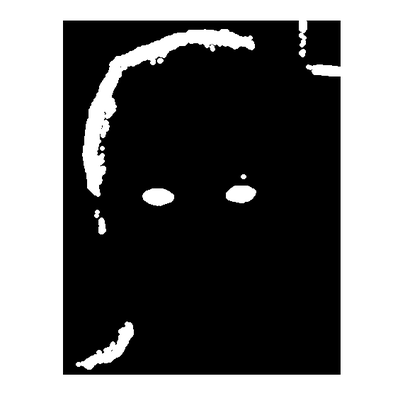
%> input picture images/eyemap.png, 405 x 420 px, shrunk from 572 x 593 before the run
$ octave --eval "result = faceMask(imread('images/eyemap.png'));"   (GNU Octave 9; MATLAB toolbox functions it lacks are replaced by stand-ins)
%> lines starting %> are read from the running program, lines starting %| are printed output that depends on the picture; in (x1, y1, x2, y2) boxes, pixels count from 0 and x2, y2 are one past the last pixel; in counts of white or black regions, pixels touching at a corner belong together; the program's own positions count from 1
function [mask] = faceMask(rgbImage)
    HSV = rgb2hsv(rgbImage);
%> HSV: size 420x405x3 double; mean H, S, V 0, 0, 0.463
%     figure, imshow(HSV)
    H = HSV(:,:,1);
%> H: size 420x405 double; every value is 0
    YCBCR = rgb2ycbcr(rgbImage);
%> YCBCR: size 420x405x3 uint8; mean of channels 1, 2, 3 117.4, 128, 128
%     figure, imshow(YCBCR)
    Cb = YCBCR(:,:,2);
%> Cb: size 420x405 uint8; every value is 128

    for i = 1:length(rgbImage(:,1,1))
        for j = 1:length(rgbImage(1,:,1))
           R = rgbImage(i,j,1);
           G = rgbImage(i,j,2);
           B = rgbImage(i,j,3);

           if ( H(i,j) < 0.85 && H(i,j) > 0.09)
               rgbImage(i,j,1) = 0;
               rgbImage(i,j,2) = 0;
               rgbImage(i,j,3) = 0;
           end

           if ( Cb(i,j) > 130 && Cb(i,j) < 100)
               rgbImage(i,j,1) = 0;
               rgbImage(i,j,2) = 0;
               rgbImage(i,j,3) = 0;
           end

        end
    end
%> rgbImage is the input picture: size 420x405x3 uint8; mean H, S, V 118.1, 118.1, 118.1

    rgbImage = imbinarize(im2double(rgbImage(:,:,1)));
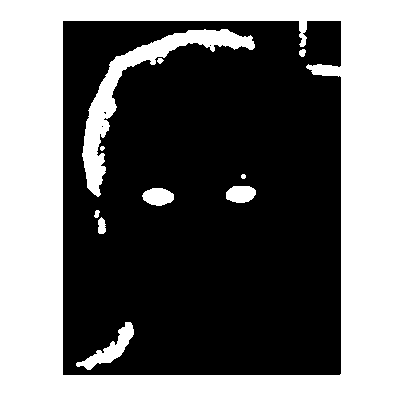
%> rgbImage: size 420x405 logical; 46.2% white; 11 white regions (1 under 20 px), largest, box (x1, y1, x2, y2) and area: (0, 0, 405, 420) 72182, (82, 29, 255, 197) 4517, (76, 322, 134, 370) 847

    % Clean the image
    rgbImage = imerode(rgbImage,strel('disk',2));
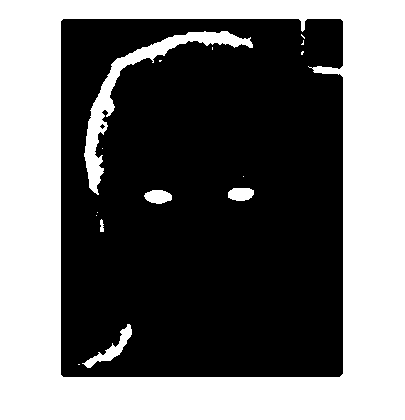
%> rgbImage: size 420x405 logical; 43.4% white; 16 white regions (10 under 20 px), largest, box (x1, y1, x2, y2) and area: (0, 0, 405, 420) 69419, (84, 31, 253, 195) 3292, (82, 324, 132, 368) 528, (144, 190, 172, 204) 297, (228, 188, 254, 201) 283, (100, 219, 104, 232) 41
    rgbImage = imerode(rgbImage,strel('disk',1));
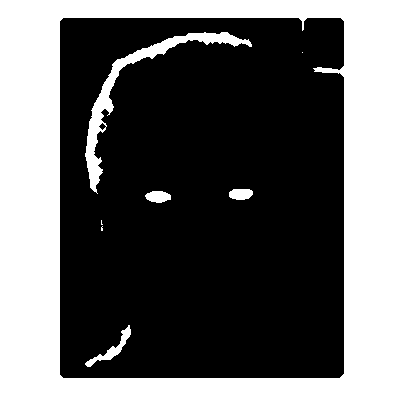
%> rgbImage: size 420x405 logical; 42.1% white; 8 white regions (3 under 20 px), largest, box (x1, y1, x2, y2) and area: (0, 0, 405, 420) 68075, (85, 32, 252, 194) 2702, (85, 325, 131, 367) 395, (145, 191, 171, 203) 236, (229, 189, 253, 200) 223
    rgbImage = imdilate(rgbImage,strel('disk',8));
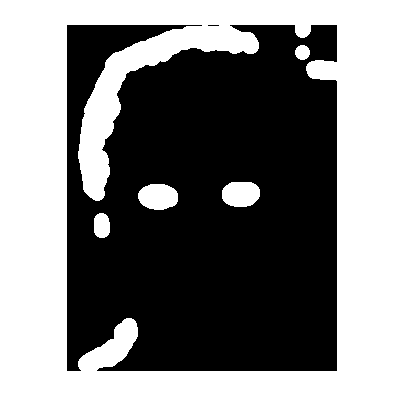
%> rgbImage: size 420x405 logical; 51.9% white; 2 black regions (1 under 20 px), largest, box (x1, y1, x2, y2) and area: (67, 25, 337, 371) 81772

    rgbImage = imfill(double(rgbImage));
%> rgbImage: size 420x405 double; every value is 1

    rgbImage = imdilate(rgbImage,strel('disk',8));

    rgbImage = imfill(double(rgbImage));

    rgbImage = imerode(rgbImage,strel('disk',10));

    mask = imerode(rgbImage,strel('disk',5));
end

$ run again, on images/inbild.png
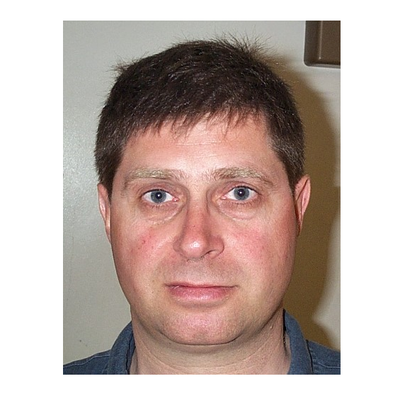
%> input picture images/inbild.png, 405 x 420 px, shrunk from 572 x 593 before the run
%> HSV: size 420x405x3 double; mean H, S, V 0.0723, 0.167, 0.765
%> YCBCR: size 420x405x3 uint8; mean of channels 1, 2, 3 172.7, 122.9, 135.4
%> in faceMask, `Cb = YCBCR(:,:,2);`:
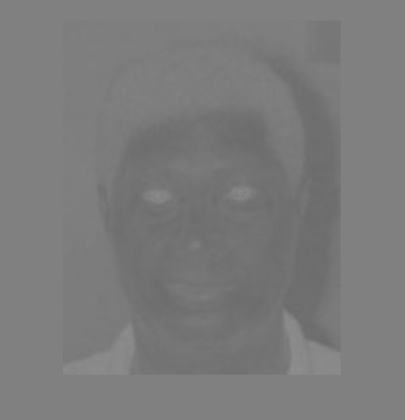
%> Cb: size 420x405 uint8; min 107, max 142, mean 122.9
%> in faceMask, `rgbImage = imdilate(rgbImage,strel('disk',8));`:
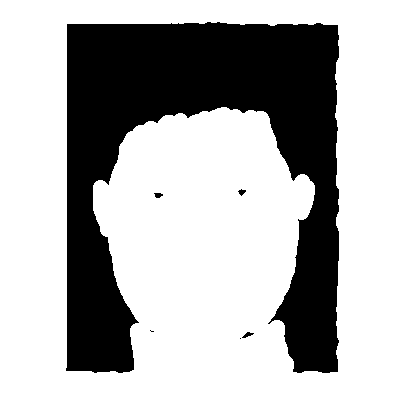
%> rgbImage: size 420x405 logical; 71% white; 6 black regions (2 under 20 px), largest, box (x1, y1, x2, y2) and area: (66, 22, 339, 373) 49221, (242, 332, 254, 338) 35, (154, 193, 163, 198) 33, (238, 189, 246, 196) 31
